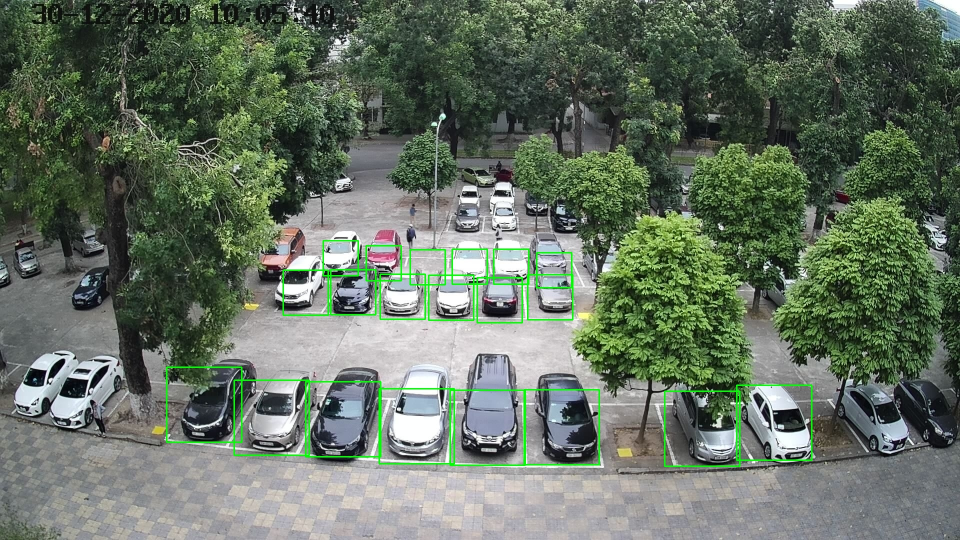
#> input picture data_process/C9/calib_image/recov_imCab_0_(down_0_right_0_0)_(0_0_0).jpg, 1920 x 1080 px, given in place of the camera (shown at 1/2 size)
$ python Tracking.py
#> lines starting #> are read from the running program, lines starting #| are printed output that depends on the picture; after the words box and inside, x2 and y2 are one past the last pixel; in counts of white or black regions, pixels touching at a corner belong together
### landmarks_tracking/CentroidTracker.py
from scipy.spatial import distance as dist
from collections import OrderedDict
import numpy as np

class CentroidTracker():
	def __init__(self, maxDisappeared = 10000):
		# initialize the next unique object ID along with two ordered
		# dictionaries used to keep track of mapping a given object
		# ID to its centroid and number of consecutive frames it has
		# been marked as "disappeared", respectively
		self.nextObjectID = 0
		self.objects = OrderedDict()
		self.disappeared = OrderedDict()

		# store the number of maximum consecutive frames a given
		# object is allowed to be marked as "disappeared" until we
		# need to deregister the object from tracking
		self.maxDisappeared = maxDisappeared

	# [12 lines left out: functions register, deregister, not called in this run]

	def update(self, rects):
		# check to see if the list of input bounding box rectangles
		# is empty
		if len(rects) == 0:
			# loop over any existing tracked objects and mark them
			# as disappeared
			for objectID in self.disappeared.keys():
				self.disappeared[objectID] += 1

				# if we have reached a maximum number of consecutive
				# frames where a given object has been marked as
				# missing, deregister it
				if self.disappeared[objectID] > self.maxDisappeared:
					self.deregister(objectID)

			# return early as there are no centroids or tracking info
			# to update
			return self.objects

		# initialize an array of input centroids for the current frame
		inputCentroids = np.zeros((len(rects), 2), dtype="int")

		# loop over the bounding box rectangles
		for (i, (startX, startY, endX, endY)) in enumerate(rects):
			# use the bounding box coordinates to derive the centroid
			cX = int((startX + endX) / 2.0)
			cY = int((startY + endY) / 2.0)
			inputCentroids[i] = (cX, cY)

		# if we are currently not tracking any objects take the input
		# centroids and register each of them
		if len(self.objects) == 0:
			for i in range(0, len(inputCentroids)):
				self.register(inputCentroids[i])

		# otherwise, are are currently tracking objects so we need to
		# try to match the input centroids to existing object
		# centroids
		else:
			# grab the set of object IDs and corresponding centroids
			objectIDs = list(self.objects.keys())
			objectCentroids = list(self.objects.values())

			# compute the distance between each pair of object
			# centroids and input centroids, respectively -- our
			# goal will be to match an input centroid to an existing
			# object centroid
			D = dist.cdist(np.array(objectCentroids), inputCentroids)

			# in order to perform this matching we must (1) find the
			# smallest value in each row and then (2) sort the row
			# indexes based on their minimum values so that the row
			# with the smallest value as at the *front* of the index
			# list
			rows = D.min(axis=1).argsort()

			# next, we perform a similar process on the columns by
			# finding the smallest value in each column and then
			# sorting using the previously computed row index list
			cols = D.argmin(axis=1)[rows]

			# in order to determine if we need to update, register,
			# or deregister an object we need to keep track of which
			# of the rows and column indexes we have already examined
			usedRows = set()
			usedCols = set()

			# loop over the combination of the (row, column) index
			# tuples
			for (row, col) in zip(rows, cols):
				# if we have already examined either the row or
				# column value before, ignore it
				# val
				if row in usedRows or col in usedCols:
					continue

				# otherwise, grab the object ID for the current row,
				# set its new centroid, and reset the disappeared
				# counter
				objectID = objectIDs[row]
				self.objects[objectID] = inputCentroids[col]
				self.disappeared[objectID] = 0

				# indicate that we have examined each of the row and
				# column indexes, respectively
				usedRows.add(row)
				usedCols.add(col)

			# compute both the row and column index we have NOT yet
			# examined
			unusedRows = set(range(0, D.shape[0])).difference(usedRows)
			unusedCols = set(range(0, D.shape[1])).difference(usedCols)

			# in the event that the number of object centroids is
			# equal or greater than the number of input centroids
			# we need to check and see if some of these objects have
			# potentially disappeared
			if D.shape[0] >= D.shape[1]:
				# loop over the unused row indexes
				for row in unusedRows:
					# grab the object ID for the corresponding row
					# index and increment the disappeared counter
					objectID = objectIDs[row]
					self.disappeared[objectID] += 1

					# check to see if the number of consecutive
					# frames the object has been marked "disappeared"
					# for warrants deregistering the object
					if self.disappeared[objectID] > self.maxDisappeared:
						self.deregister(objectID)

			# otherwise, if the number of input centroids is greater
			# than the number of existing object centroids we need to
			# register each new input centroid as a trackable object
			else:
				for col in unusedCols:
					self.register(inputCentroids[col])

		# return the set of trackable objects
		return self.objects

### landmarks_tracking/Tracking.py
import CentroidTracker
from imutils.video import VideoStream
import numpy as np
import imutils
import time
import cv2

im_lower = np.array([20, 75, 75], dtype="uint8")
im_upper = np.array([35, 255, 255], dtype="uint8")
kernel = np.ones((3, 3), np.uint8)

def landmark_recog(img):

	img_copy = img.copy()
	im_hsv = cv2.cvtColor(img_copy, cv2.COLOR_BGR2HSV)
	im_mask = cv2.inRange(im_hsv, im_lower, im_upper)
	im_mask = cv2.morphologyEx(im_mask, cv2.MORPH_OPEN, kernel)
    # resize_img(im_mask)

    # Finding contours available on image
	cur_cnt, _ = cv2.findContours(im_mask, cv2.RETR_EXTERNAL, cv2.CHAIN_APPROX_SIMPLE)
	return cur_cnt, im_mask


# initialize our centroid tracker and frame dimensions
ct = CentroidTracker.CentroidTracker()
(H, W) = (None, None)

print("[INFO] starting video stream...")
vs = VideoStream(src=0).start()
time.sleep(2.0)

def next(rects):
	#CentroidTracker.py
	objects = ct.update(rects)

	# loop over the tracked objects
	for (objectID, centroid) in objects.items():
		# draw both the ID of the object and the centroid of the
		# object on the output frame
		text = "ID {}".format(objectID)
		cv2.putText(frame, text, (centroid[0] - 10, centroid[1] - 10),
			cv2.FONT_HERSHEY_SIMPLEX, 0.5, (0, 255, 0), 2)
		cv2.circle(frame, (centroid[0], centroid[1]), 4, (0, 255, 0), -1)

	cv2.imshow("Frame", frame)
	key = cv2.waitKey(1) & 0xFF


# loop over the frames from the video stream
while True:
	# read the next frame from the video stream and resize it
	frame = vs.read()
#> frame is the input picture: shape (1080, 1920, 3); mean B, G, R 97.8, 113.4, 100.6
	frame = imutils.resize(frame, width=500)
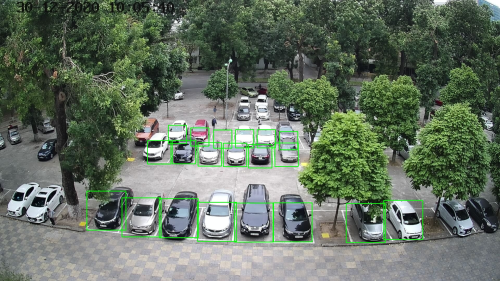
#> frame: shape (281, 500, 3); mean B, G, R 97.8, 113.4, 100.6

	# if the frame dimensions are None, grab them
	if W is None or H is None:
		(H, W) = frame.shape[:2]
#> H = 281; W = 500

	cnts = landmark_recog(frame)[0]
#> in landmark_recog, `im_hsv = cv2.cvtColor(img_copy, cv2.COLOR_BGR2HSV)`: im_hsv: shape (281, 500, 3); mean H, S, V 70.3, 53.7, 115.4
#> in landmark_recog, `im_mask = cv2.inRange(im_hsv, im_lower, im_upper)`:
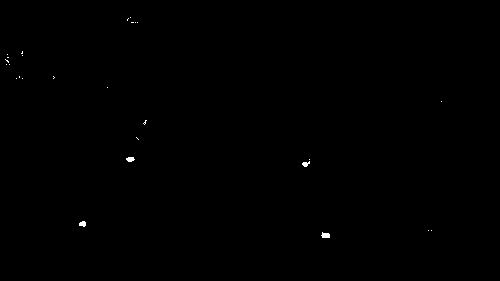
#> im_mask: shape (281, 500); 0.13% white; 27 white regions (23 under 20 px), largest, box (x1, y1, x2, y2) and area: (321, 232, 330, 238) 41, (126, 157, 135, 162) 34, (79, 221, 86, 227) 32, (302, 161, 310, 167) 29
#> in landmark_recog, `im_mask = cv2.morphologyEx(im_mask, cv2.MORPH_OPEN, kernel)`: im_mask: shape (281, 500); 0.09% white; 4 white regions
#> in landmark_recog, `cur_cnt, _ = cv2.findContours(im_mask, cv2.RETR_EXTERNAL, cv2.CHAIN_AP..`: cur_cnt = 4 contours, 1 with area under 20; largest, box (x1, y1, x2, y2) and area: (322, 233, 330, 238) 28, (127, 157, 134, 162) 22, (79, 221, 86, 226) 20
#> cnts has the same summary as cur_cnt in landmark_recog
	area_cnt = [cv2.contourArea(cnt) for cnt in cnts]
#> area_cnt = [27.5, 20.5, 14.5, 21.5]
	#keep landmarks that contourArea > 150
	b = [x for x in area_cnt if x > 150]
#> b = []
	area_sort = np.argsort(b)
#> area_sort = empty array

	#bounding box info
	rects = []
	for i in range(len(area_sort)):
		print(len(area_sort))
		cnt = cnts[area_sort[i]]
		x,y,w,h = cv2.boundingRect(cnt)
		box = np.array([x, y, x + w, y + h])
		rects.append(box.astype("int"))
#> this loop made 0 passes
#> after the loop, rects = []

	#rects = 4 corner of bounding box (all bounding box)
	next(rects)
#> in next, `objects = ct.update(rects)`: objects = 0 items
#> (key Esc is pressed here)

$ run again, on data_process/C9/calib_image/recov_imCab_0_(down_0_right_270_0)_(0_0_0).jpg
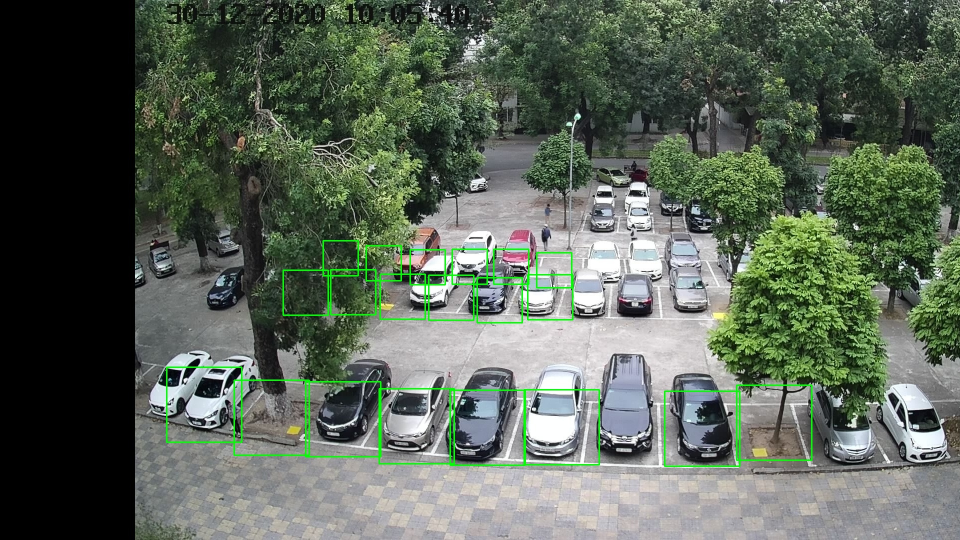
#> input picture data_process/C9/calib_image/recov_imCab_0_(down_0_right_270_0)_(0_0_0).jpg, 1920 x 1080 px, given in place of the camera (shown at 1/2 size)
#> frame is the input picture: shape (1080, 1920, 3); mean B, G, R 87.8, 101.1, 90.4
#> `frame = imutils.resize(frame, width=500)`:
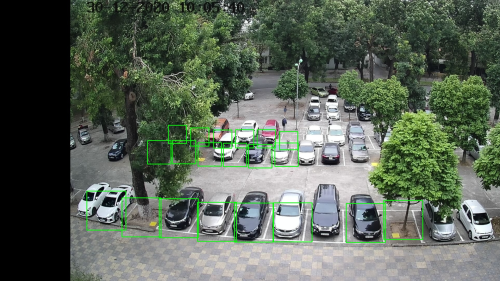
#> frame: shape (281, 500, 3); mean B, G, R 87.8, 101.1, 90.4
#> im_hsv: shape (281, 500, 3); mean H, S, V 61.2, 45.3, 102.9
#> cur_cnt = 4 contours, 2 with area under 20; largest, box (x1, y1, x2, y2) and area: (392, 233, 400, 239) 32, (150, 221, 157, 226) 20
#> cnts has the same summary as cur_cnt in landmark_recog
#> area_cnt = [32.5, 20.5, 14.5, 17]
#> b = []
#> area_sort = empty array
#> after the loop `for i in range(len(area_sort)):`: rects = []
#> objects = 0 items
